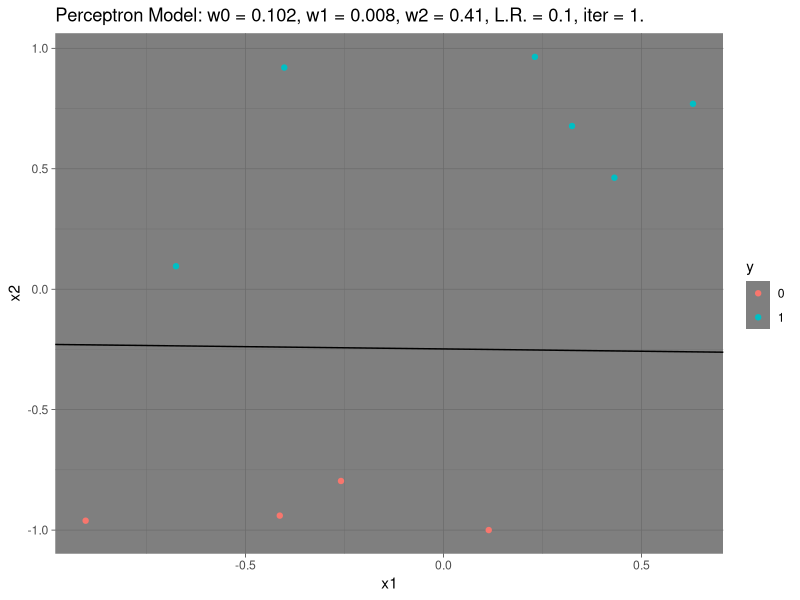
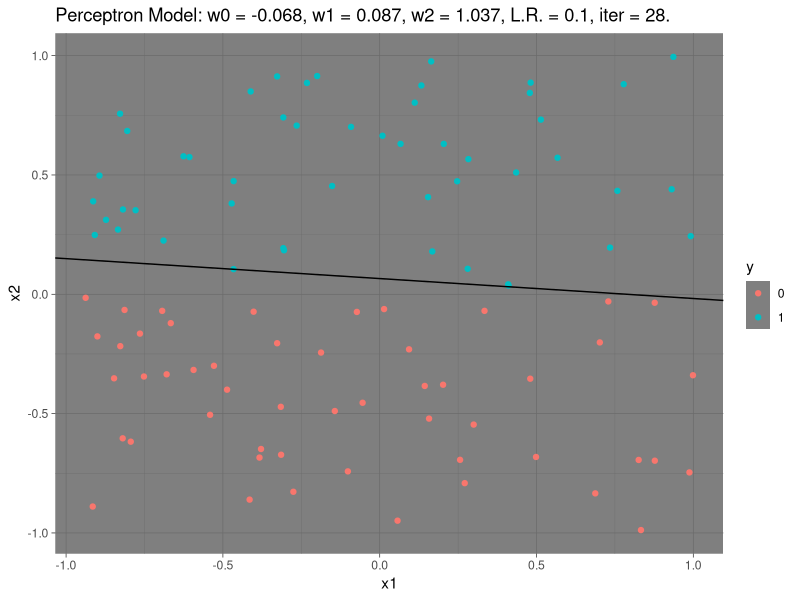
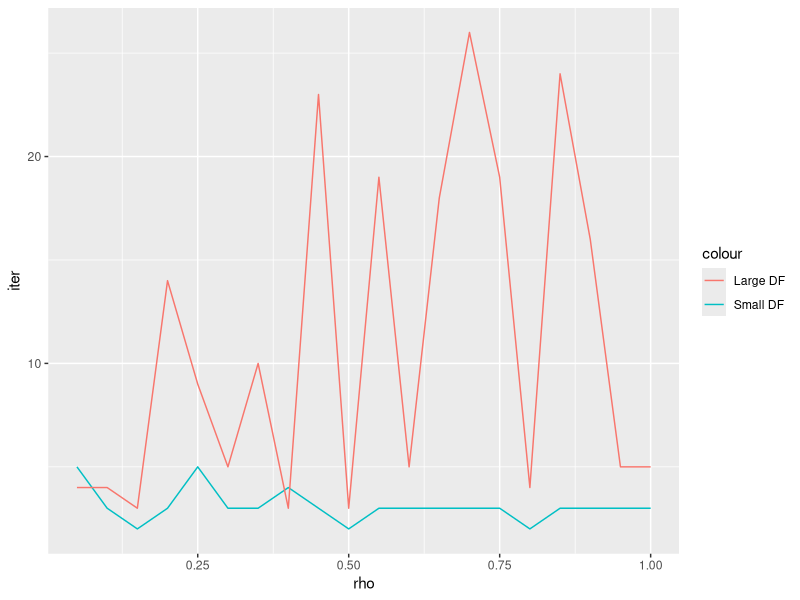

The R script that drew these images, in order:
## ---- chunk 1
library(tidyverse)
## ---- chunk 2
#first step is to create the dataframes
weight <- runif(2)

#creating the larger dataframe
large.df <- data.frame(
  x1 = runif(100, min=-1, max=1),
  x2 = runif(100, min=-1, max=1),
  y = numeric(100)
)

for(i in 1:nrow(large.df)){
  large.df$y[i] <- if_else(weight %*% as.numeric(large.df[i, 1:2]) >= 0, 1, 0)
  
}

#creating the smaller dataframe
small.df <- data.frame(
  x1 = runif(10, min=-1, max=1),
  x2 = runif(10, min=-1, max=1),
  y = numeric(10)
)

for(i in 1:nrow(small.df)){
  small.df$y[i] <- if_else(weight %*% as.numeric(small.df[i, 1:2]) >= 0, 1, 0)
  
}
## ---- chunk 3
perceptron.plot <- function(x, y, seed=1234, rho=.1, iter=1){

  # Add the extra column of 1's to allow a linear separation not through origin.
  x <- cbind(x, rep(1, nrow(x)))
  
  # Random starting value for the direction vector w.
  weight <- runif(ncol(x))
  
  # weight.mod is the flag for convergence. 
  # start as TRUE so we get at least once through the loop.
  weight.mod <- TRUE
  
  # iter counts the number of times through the dataset before algo converges.
  iter <- 0
  
  iter.vec <- as.numeric(iter)
  #initialize while loop
  while(weight.mod){
    weight.mod <- FALSE
    for(i in 1:nrow(x)){
      y.hat <- as.numeric(weight %*% x[i, ] >= 0)
      weight.mod <- weight.mod || (y[i] != y.hat)
      weight <- weight + rho * (y[i] - y.hat) * x[i, ]
    }
      iter <- iter + 1
  }
  
  g1 <- 
  ggplot(data.frame(x1=x[, 1], 
                    x2=x[, 2], 
                    y=as.factor(y))) +
  geom_point(aes(x=x1, 
                 y=x2, 
                 color=y)) +
  geom_abline(slope=-weight[1]/weight[2], 
              intercept=-weight[3]/weight[2]) +
  ggtitle(paste0("Perceptron Model: w0 = ", round(weight[3], 3),
                 ", w1 = ", round(weight[1], 3), 
                 ", w2 = ", round(weight[2], 3),
                 ", L.R. = ", rho, 
                 ", iter = ", iter, ".")) +
  theme_dark()

  return(g1)
}
## ---- chunk 4
#plotting small dataframe
x.small <- as.matrix(small.df[, 1:2])
y.small <- small.df$y

#bring out out the weight and iterations
perceptron.plot(x.small, y.small)
## ---- chunk 5
#plotting larger dataframe
x.large <- as.matrix(large.df[, 1:2])
y.large <- large.df$y
perceptron.plot(x.large, y.large)
## ---- chunk 6
#this is the same basic function as perceptron.plot
#the only difference is instead of returning a ggplot object we return a df

perceptron <- function(x, y, seed=1234, rho=.05, ...){

  # Add the extra column of 1's to allow a linear separation not through origin.
  x <- cbind(x, rep(1, nrow(x)))
  
  # Random starting value for the direction vector w.
  weight <- runif(ncol(x))
  
  # weight.mod is the flag for convergence. 
  # start as TRUE so we get at least once through the loop.
  weight.mod <- TRUE
  
  # iter counts the number of times through the dataset before algo converges.
  iter <- 1

  #initialize while loop
  while(weight.mod){
    weight.mod <- FALSE
    for(i in 1:nrow(x)){
      y.hat <- as.numeric(weight %*% x[i, ] >= 0)
      weight.mod <- weight.mod || (y[i] != y.hat)
      weight <- weight + rho * (y[i] - y.hat) * x[i, ]
    }
      iter <- iter + 1
  }
    return(data.frame(iter=iter, rho=rho))
}
## ---- chunk 7
rho.vec <- seq(0.05, 1.0, by=0.05)
iter.vec.small <- map_dfr(rho.vec, ~perceptron(x.small, y.small, rho=.x))
iter.vec.large <- map_dfr(rho.vec, ~perceptron(x.large, y.large, rho=.x))

#plot(x=iter.vec.small$rho, y=iter.vec.small$iter)
#plot(x=iter.vec.large$rho, y=iter.vec.large$iter)


p <- ggplot() +
  geom_line(data=iter.vec.small, aes(x=rho, y=iter, colour="Small DF")) +
  geom_line(data=iter.vec.large, aes(x=rho, y=iter, colour="Large DF")) 
p
